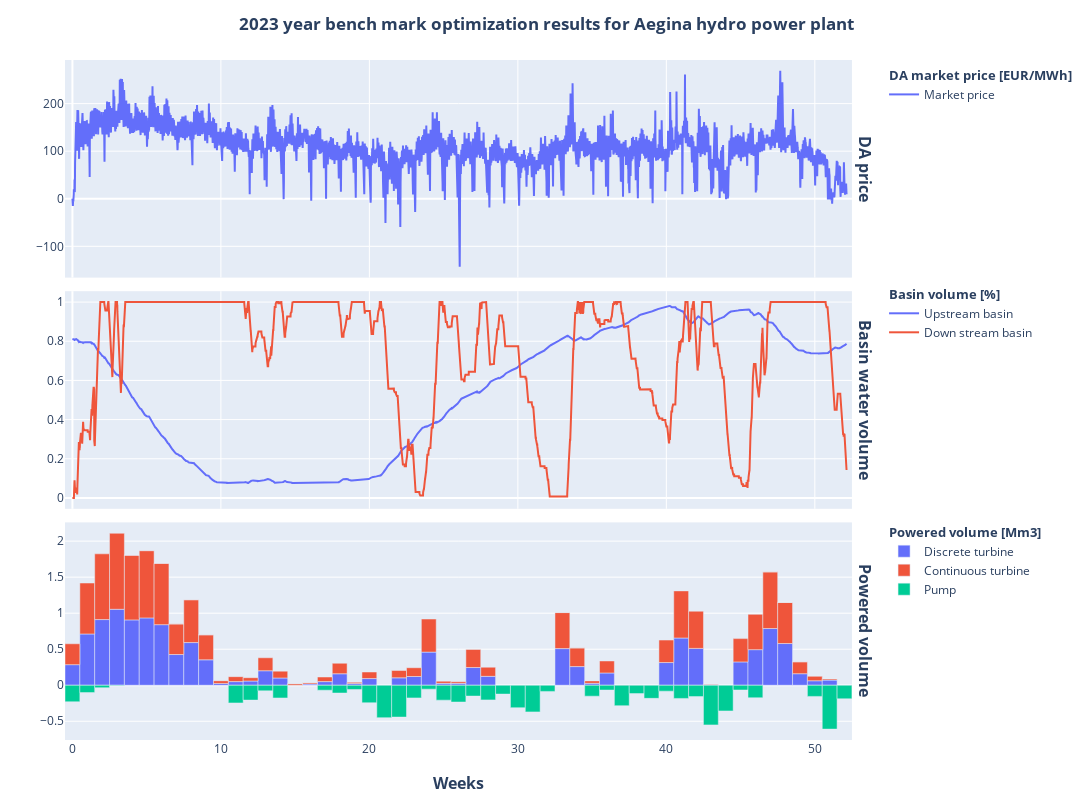

Source (notebook cell):
### Code cell
combined_results = data["model_2_mask"]
fig = plot_second_stage_result(
        simulation_results=combined_results, time_divider=7*24
    )
fig.update_layout(dict(title_text="<b>2023 year bench mark optimization results for Aegina hydro power plant<b>", title_x=0.5) )

### Figure 1 — Plotly figure (JSON) as saved in the notebook; plotly's stock layout.template omitted (floating-point values rounded to 4 significant figures; data arrays with more than 128 entries replaced by an {"elided": "..."} marker saying what was removed)
{"data": [{"legendgroup": "market_price", "legendgrouptitle": {"text": "<b>DA market price [EUR/MWh]<b>"}, "line": {"color": "#636EFA"}, "mode": "lines", "name": "Market price", "showlegend": true, "type": "scatter", "x": {"elided": "8760 float values"}, "xaxis": "x", "y": {"elided": "8760 float values"}, "yaxis": "y"}, {"legendgroup": "basin_volume", "legendgrouptitle": {"text": "<b>Basin volume [%]<b>"}, "line": {"color": "#636EFA"}, "mode": "lines", "name": "Upstream basin", "showlegend": true, "type": "scatter", "x": {"elided": "8760 float values"}, "xaxis": "x2", "y": {"elided": "8760 float values"}, "yaxis": "y2"}, {"legendgroup": "basin_volume", "legendgrouptitle": {"text": "<b>Basin volume [%]<b>"}, "line": {"color": "#EF553B"}, "mode": "lines", "name": "Down stream basin", "showlegend": true, "type": "scatter", "x": {"elided": "8760 float values"}, "xaxis": "x2", "y": {"elided": "8760 float values"}, "yaxis": "y2"}, {"legendgroup": "Powered volume", "legendgrouptitle": {"text": "<b>Powered volume [Mm3]<b>"}, "marker": {"color": "#636EFA"}, "name": "Discrete turbine", "showlegend": true, "type": "bar", "width": 1, "x": [0, 1, 2, 3, 4, 5, 6, 7, 8, 9, 10, 11, 12, 13, 14, 15, 16, 17, 18, 19, 20, 21, 22, 23, 24, 25, 26, 27, 28, 29, 30, 31, 32, 33, 34, 35, 36, 37, 38, 39, 40, 41, 42, 43, 44, 45, 46, 47, 48, 49, 50, 51, 52], "xaxis": "x3", "y": [0.2854, 0.7115, 0.9114, 1.054, 0.907, 0.9346, 0.8407, 0.4262, 0.5922, 0.3529, 0.02514, 0.05027, 0.0587, 0.2013, 0.1006, 0, 0.01676, 0.05028, 0.1594, 0.02514, 0.09261, 0, 0.1029, 0.1212, 0.4598, 0.02616, 0.02624, 0.2459, 0.1234, 0, 0, 0, 0, 0.5085, 0.259, 0.02683, 0.1702, 0, 0, 0, 0.3151, 0.6556, 0.5114, 0.008965, 0, 0.3237, 0.4939, 0.787, 0.5789, 0.1601, 0.06217, 0.07125, 0], "yaxis": "y3"}, {"legendgroup": "Powered volume", "legendgrouptitle": {"text": "<b>Powered volume [Mm3]<b>"}, "marker": {"color": "#EF553B"}, "name": "Continuous turbine", "showlegend": true, "type": "bar", "width": 1, "x": [0, 1, 2, 3, 4, 5, 6, 7, 8, 9, 10, 11, 12, 13, 14, 15, 16, 17, 18, 19, 20, 21, 22, 23, 24, 25, 26, 27, 28, 29, 30, 31, 32, 33, 34, 35, 36, 37, 38, 39, 40, 41, 42, 43, 44, 45, 46, 47, 48, 49, 50, 51, 52], "xaxis": "x3", "y": [0.29, 0.7069, 0.9124, 1.055, 0.8982, 0.9341, 0.8515, 0.4256, 0.5952, 0.3478, 0.03929, 0.06883, 0.04587, 0.1798, 0.09506, 0.02223, 0.01886, 0.06389, 0.1459, 0.01463, 0.09108, 0.0006094, 0.1013, 0.1218, 0.4592, 0.03008, 0.02256, 0.2512, 0.1269, 0.000235, 0.0001763, 4.406e-05, 1.102e-05, 0.5005, 0.2602, 0.0337, 0.1667, 0.004212, 0.001053, 0.0002633, 0.3118, 0.6538, 0.5163, 0.008233, 0.001372, 0.3233, 0.4902, 0.787, 0.57, 0.1662, 0.06156, 0.01539, 0], "yaxis": "y3"}, {"legendgroup": "Powered volume", "legendgrouptitle": {"text": "<b>Powered volume [Mm3]<b>"}, "marker": {"color": "#00CC96"}, "name": "Pump", "showlegend": true, "type": "bar", "width": 1, "x": [0, 1, 2, 3, 4, 5, 6, 7, 8, 9, 10, 11, 12, 13, 14, 15, 16, 17, 18, 19, 20, 21, 22, 23, 24, 25, 26, 27, 28, 29, 30, 31, 32, 33, 34, 35, 36, 37, 38, 39, 40, 41, 42, 43, 44, 45, 46, 47, 48, 49, 50, 51, 52], "xaxis": "x3", "y": [-0.2296, -0.1023, -0.03449, -0.008813, 0, 0, 0, 0, 0, 0, 0, -0.2456, -0.2062, -0.07822, -0.1769, 0, 0, -0.06875, -0.108, -0.05888, -0.2432, -0.4501, -0.4421, -0.1759, -0.05437, -0.2073, -0.2329, -0.1505, -0.2032, -0.1227, -0.3119, -0.3699, -0.08566, 0, 0, -0.1518, -0.06696, -0.284, -0.1163, -0.1819, -0.08217, -0.1831, -0.158, -0.5504, -0.3568, -0.06618, -0.1741, 0, 0, 0, -0.155, -0.609, -0.1884], "yaxis": "y3"}], "layout": {"annotations": [{"font": {"size": 16}, "showarrow": false, "text": "<b>DA price<b>", "textangle": 90, "x": 0.98, "xanchor": "left", "xref": "paper", "y": 0.84, "yanchor": "middle", "yref": "paper"}, {"font": {"size": 16}, "showarrow": false, "text": "<b>Basin water volume<b>", "textangle": 90, "x": 0.98, "xanchor": "left", "xref": "paper", "y": 0.5, "yanchor": "middle", "yref": "paper"}, {"font": {"size": 16}, "showarrow": false, "text": "<b>Powered volume<b>", "textangle": 90, "x": 0.98, "xanchor": "left", "xref": "paper", "y": 0.16, "yanchor": "middle", "yref": "paper"}, {"font": {"size": 16}, "showarrow": false, "text": "<b>Weeks<b>", "x": 0.49, "xanchor": "center", "xref": "paper", "y": 0, "yanchor": "top", "yref": "paper", "yshift": -30}], "barmode": "relative", "height": 800, "legend": {"tracegroupgap": 180}, "margin": {"b": 60, "l": 65, "r": 10, "t": 60}, "title": {"text": "<b>2023 year bench mark optimization results for Aegina hydro power plant<b>", "x": 0.5}, "width": 1200, "xaxis": {"anchor": "y", "domain": [0, 0.98], "matches": "x3", "showticklabels": false}, "xaxis2": {"anchor": "y2", "domain": [0, 0.98], "matches": "x3", "showticklabels": false}, "xaxis3": {"anchor": "y3", "domain": [0, 0.98]}, "yaxis": {"anchor": "x", "domain": [0.68, 1]}, "yaxis2": {"anchor": "x2", "domain": [0.34, 0.66]}, "yaxis3": {"anchor": "x3", "domain": [0, 0.32]}}}
